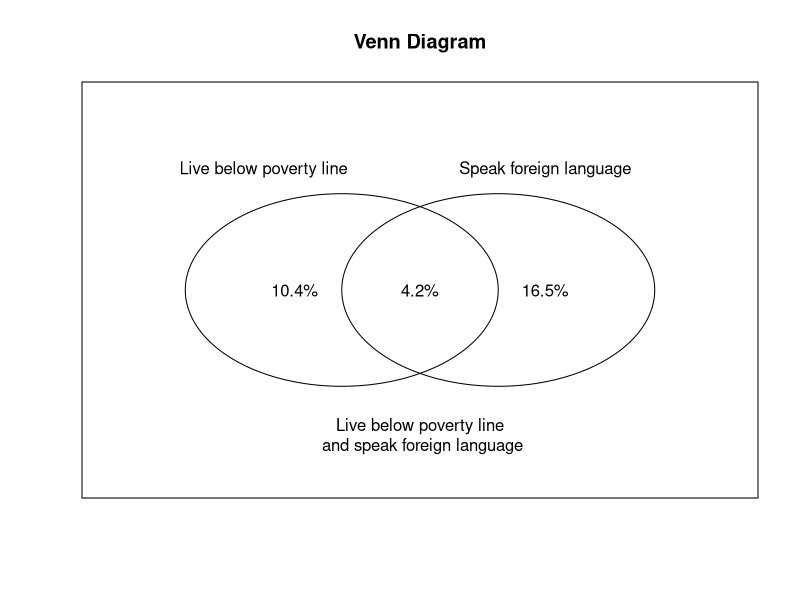

Here is the R script that generated this plot:
## ---- chunk 1
knitr::opts_chunk$set(echo = TRUE)
## ---- chunk 2
plot(c(-2, 2), c(-2, 2), type = "n",  main="Venn Diagram",  xaxt="none",  yaxt="none", xlab='', ylab='')

radius = 1
lx = -0.5
ly = 0
theta = seq(0, 2 * pi, length = 200) # angles for drawing points around the circle

rx = 0.5
ry = 0
theta = seq(0, 2 * pi, length = 200) # angles for drawing points around the circle

# draw the circle
lines(x = radius * cos(theta) + lx, y = radius * sin(theta) + ly)
lines(x = radius * cos(theta) + rx, y = radius * sin(theta) + ry)

text(-1, 1.25, 'Live below poverty line')
text(-0.8, 0, '10.4%')

text(0.8, 1.25, 'Speak foreign language')
text(0.8, 0, '16.5%')

text(0, -1.5, 'Live below poverty line\n and speak foreign language')
text(0, 0, '4.2%')

## ---- chunk 3
df <- data.frame('i'=c('x', 'P(X = x)'), 'Zero_bag'=c(0,0.54), 'One_bag'=c(25, 0.34), 'Two_bag'=c(35, 0.12), 'Total'=c('-', 1.00))
df
## ---- chunk 4
E_x <- 0*0.54 + 25*0.34 + 35*0.12
Std <- ((0 -12.7)^2 * 0.54 + (25 -12.7)^2 * 0.34 + (35 -12.7)^2 * 0.12)^0.5
